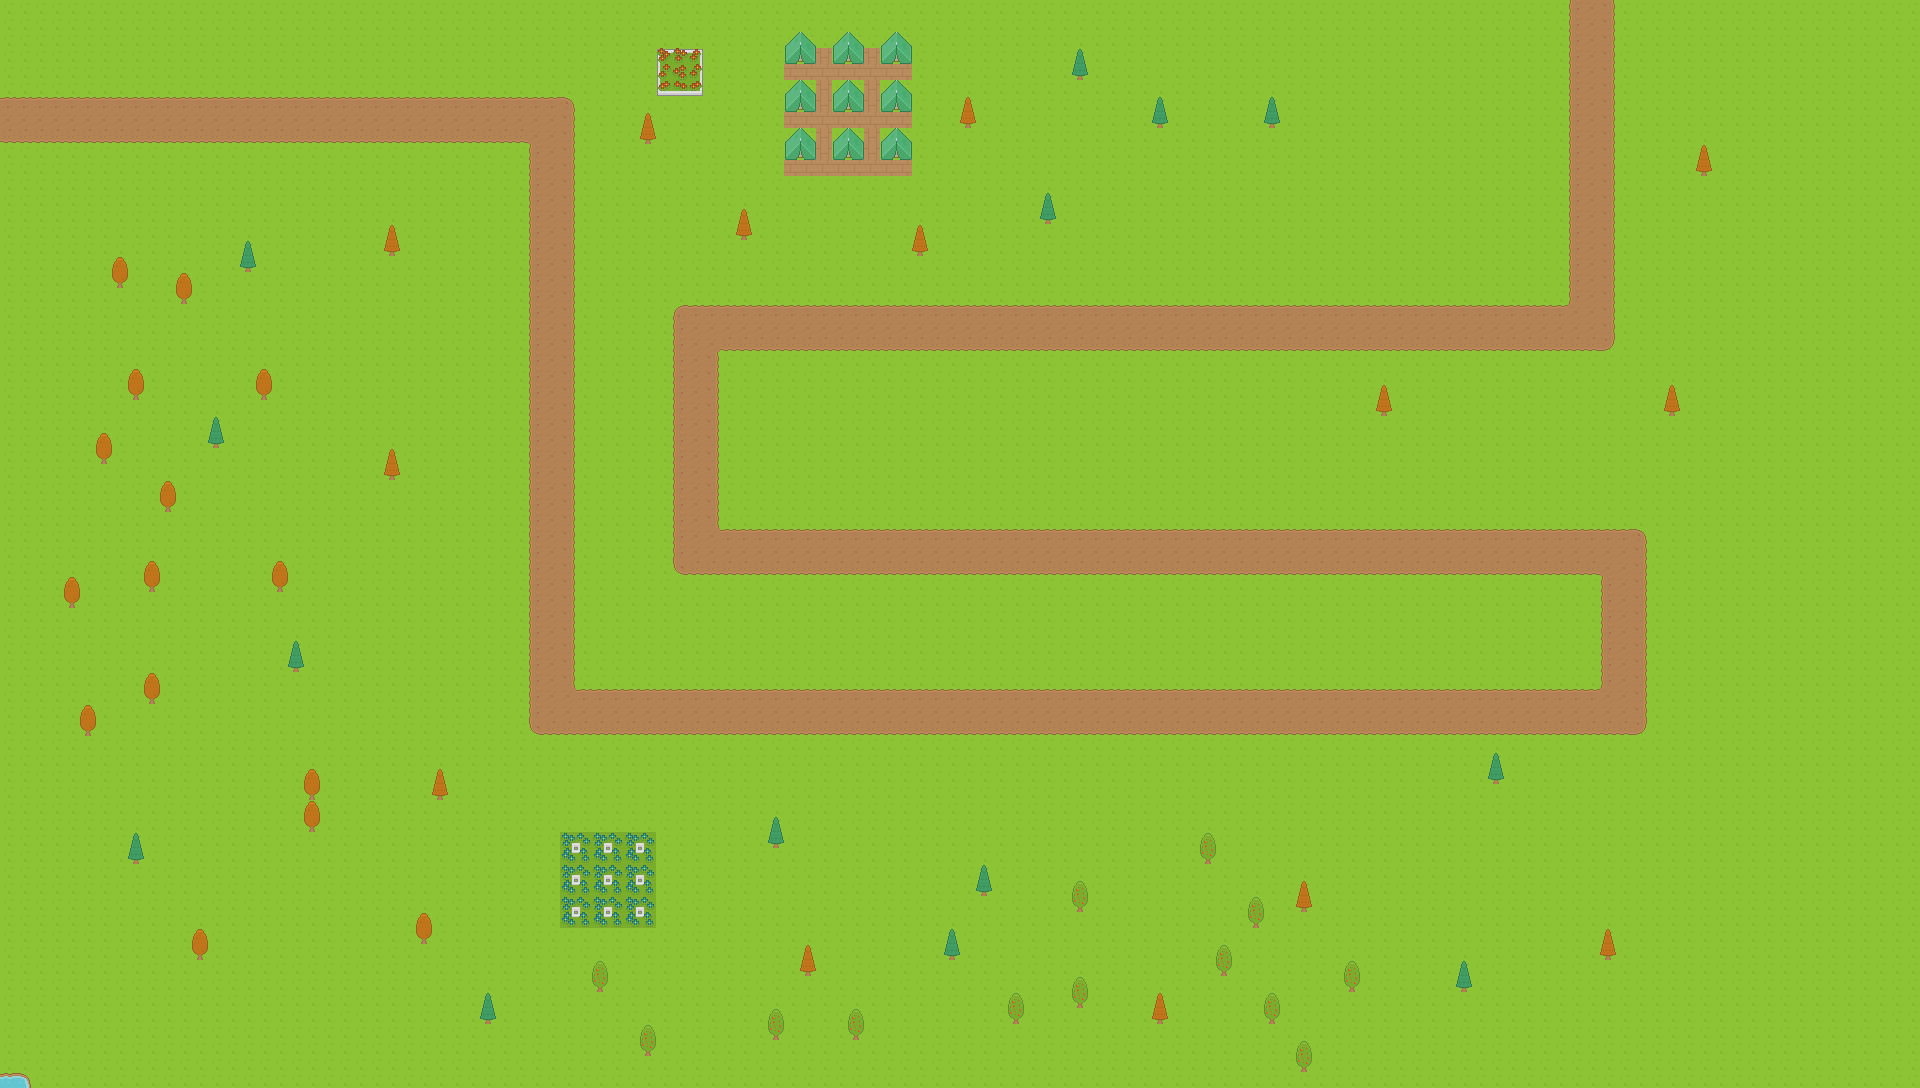

A level layout from a 2D game, rendered from its tile map. Below: a short description, then the map file with tile-grid data replaced by summaries:
An orthogonal 120x68 tile map with 16x16 px tiles, 2 tile layers (Слой тайлов 2, Слой тайлов 1) and 16 objects (6x tower, 3x right, 3x up, start, finish, ...).

<map version="1.4" tiledversion="1.4.2" orientation="orthogonal" renderorder="right-down" width="120" height="68" tilewidth="16" tileheight="16" infinite="0" nextlayerid="4" nextobjectid="19">
 <tileset firstgid="1" name="roguelikeSheet_transparent" tilewidth="16" tileheight="16" spacing="1" tilecount="1767" columns="57">
  <image source="../tilesets/Roguelike pack/Spritesheet/roguelikeSheet_transparent.png" width="968" height="526" />
 </tileset>
 <layer id="2" name="Слой тайлов 2" width="120" height="68">
  <data>[8160 cells, 8160 non-empty, 1 distinct tile ids]</data>
 </layer>
 <layer id="1" name="Слой тайлов 1" width="120" height="68">
  <data>[8160 cells, 8160 non-empty, 40 distinct tile ids]</data>
 </layer>
 <objectgroup id="3" name="Слой объектов 1">
  <object id="1" name="right" type="start" x="0" y="96" width="1" height="48" visible="0" />
  <object id="2" name="Finish" type="finish" x="1568" y="0" width="48" height="16" visible="0" />
  <object id="3" name="1" type="right" x="0" y="112" width="16" height="16" visible="0" />
  <object id="4" name="2" type="down" x="544" y="112" width="16" height="16" visible="0" />
  <object id="5" name="3" type="right" x="544" y="704" width="16" height="16" visible="0" />
  <object id="6" name="4" type="up" x="1616" y="704" width="16" height="16" visible="0" />
  <object id="7" name="5" type="left" x="1616" y="544" width="16" height="16" visible="0" />
  <object id="8" name="6" type="up" x="688" y="544" width="16" height="16" visible="0" />
  <object id="9" name="7" type="right" x="688" y="320" width="16" height="16" visible="0" />
  <object id="10" name="8" type="up" x="1584" y="320" width="16" height="16" visible="0" />
  <object id="11" name="1" type="tower" x="272" y="288" width="64" height="64" visible="0" />
  <object id="12" name="2" type="tower" x="336" y="592" width="64" height="64" visible="0" />
  <object id="14" name="3" type="tower" x="912" y="400" width="64" height="64" visible="0" />
  <object id="15" name="4" type="tower" x="1328" y="96" width="64" height="64" visible="0" />
  <object id="16" name="5" type="tower" x="1776" y="304" width="64" height="64" visible="0" />
  <object id="18" name="6" type="tower" x="1376" y="1008" width="64" height="65" visible="0" />
 </objectgroup>
</map>
